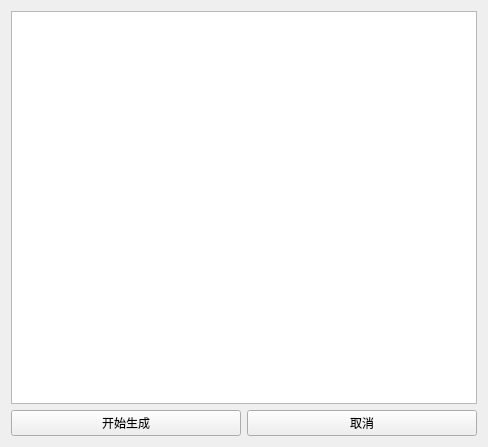
<?xml version="1.0" encoding="UTF-8"?>
<ui version="4.0">
 <class>showinfo</class>
 <widget class="QWidget" name="showinfo">
  <property name="geometry">
   <rect>
    <x>0</x>
    <y>0</y>
    <width>488</width>
    <height>447</height>
   </rect>
  </property>
  <property name="windowTitle">
   <string>获取到的文章</string>
  </property>
  <layout class="QGridLayout" name="gridLayout">
   <item row="1" column="0">
    <widget class="QPushButton" name="btn_confirm">
     <property name="text">
      <string>开始生成</string>
     </property>
    </widget>
   </item>
   <item row="1" column="1">
    <widget class="QPushButton" name="btn_cancel">
     <property name="text">
      <string>取消</string>
     </property>
    </widget>
   </item>
   <item row="0" column="0" colspan="2">
    <widget class="QListWidget" name="listWidget"/>
   </item>
  </layout>
 </widget>
 <resources/>
 <connections/>
</ui>
